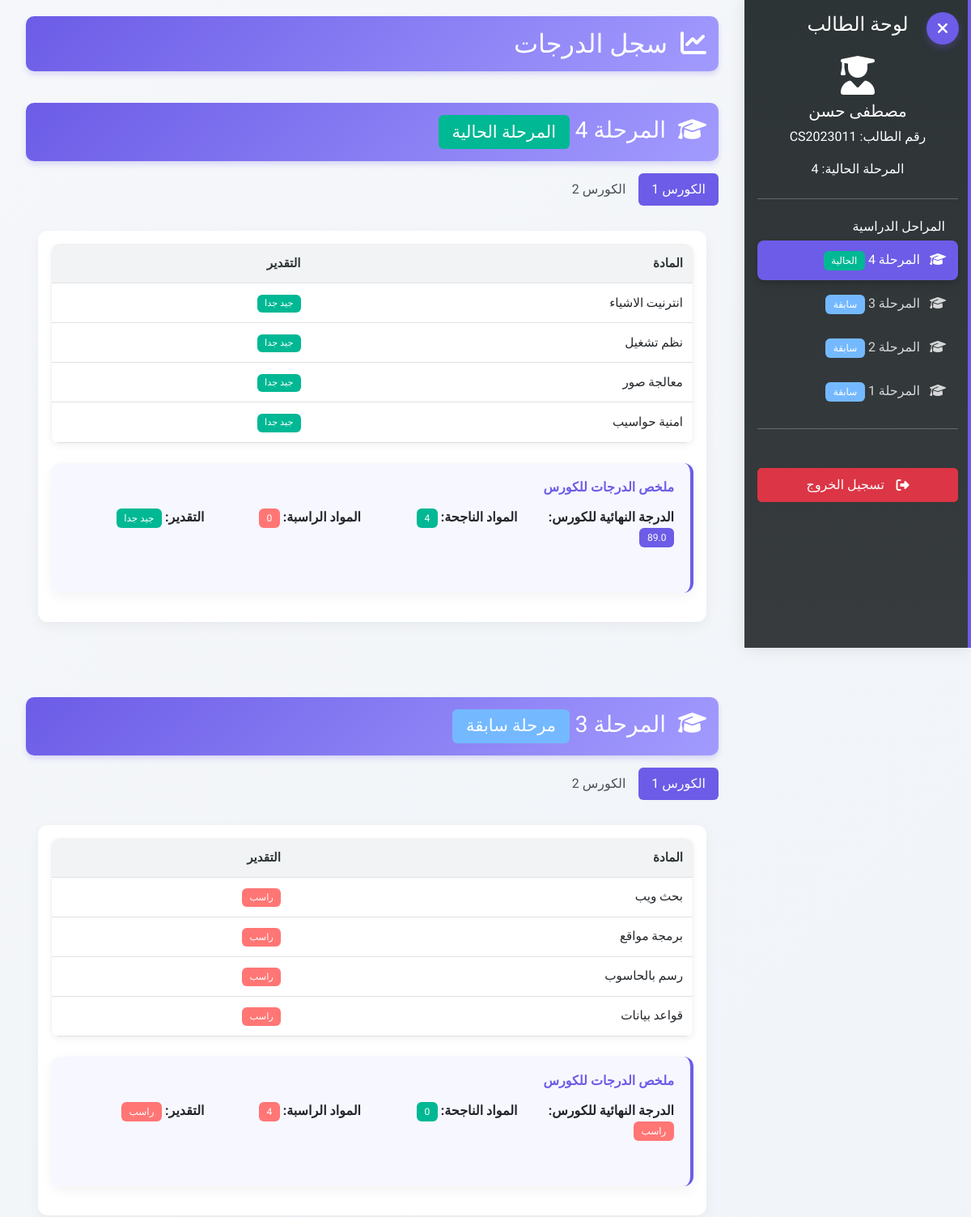
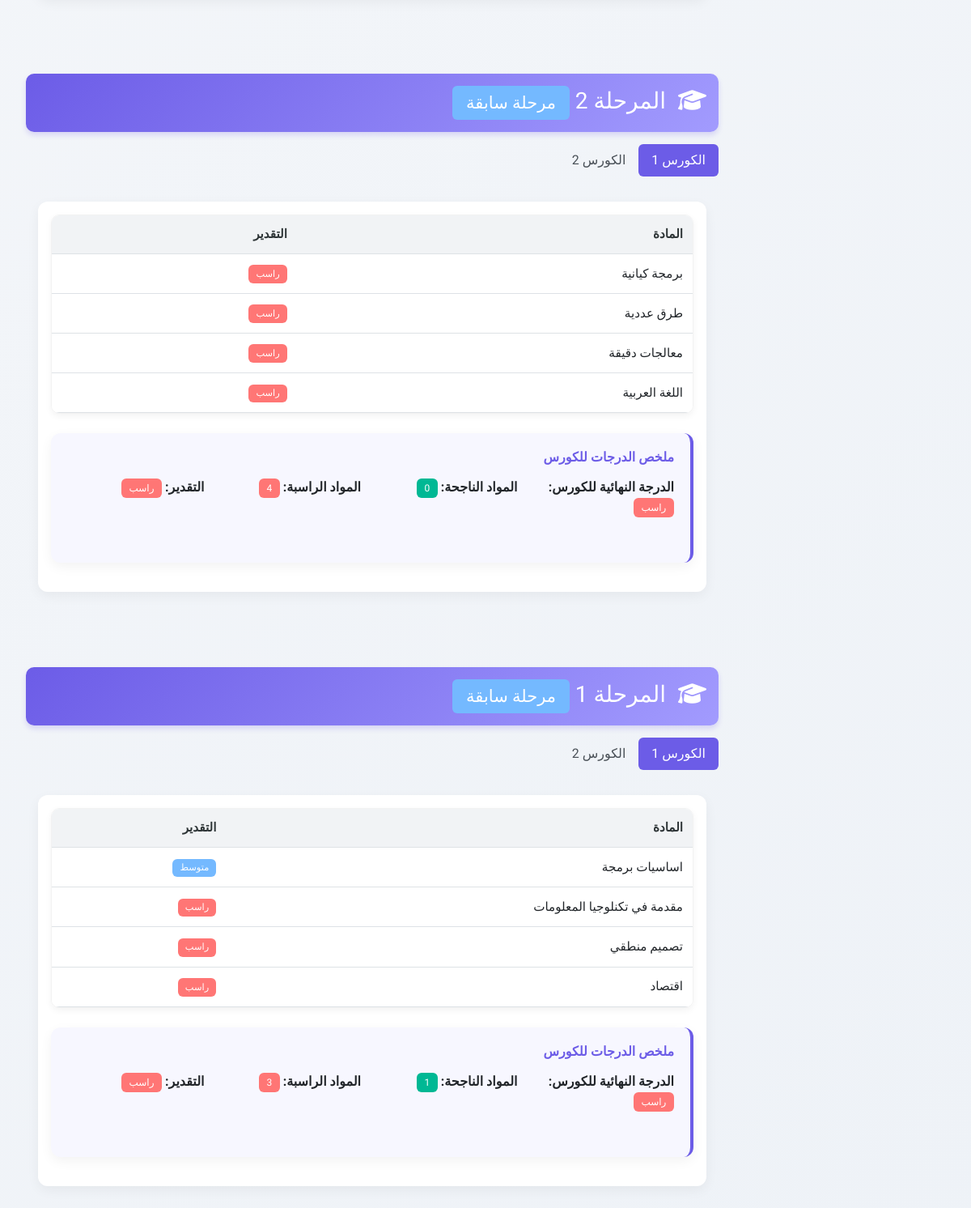
Page /student/dashboard (signed in) on the committed database (2 pictures, top to bottom).
### app.py (models this page shows, shortened)
class User(db.Model, UserMixin):
    id = db.Column(db.Integer, primary_key=True)
    username = db.Column(db.String(100), unique=True, nullable=False)
    password_hash = db.Column(db.String(200), nullable=False)
    name = db.Column(db.String(100), nullable=False)
    user_type = db.Column(db.String(20), nullable=False)  # 'instructor', 'student', 'admin'
    failed_login_attempts = db.Column(db.Integer, default=0)  # عدد محاولات تسجيل الدخول الفاشلة
    is_locked = db.Column(db.Boolean, default=False)  # حالة حساب المستخدم (مقفل أم لا)

class Student(db.Model):
    id = db.Column(db.Integer, primary_key=True)
    user_id = db.Column(db.Integer, db.ForeignKey('user.id'), nullable=False)
    student_id = db.Column(db.String(20), unique=True, nullable=False)
    stage = db.Column(db.Integer, nullable=False)  # 1, 2, 3, or 4
    grades = db.relationship('Grade', backref='student', lazy=True)

class Course(db.Model):
    id = db.Column(db.Integer, primary_key=True)
    name = db.Column(db.String(100), nullable=False)
    stage = db.Column(db.Integer, nullable=False)  # 1, 2, 3, or 4
    semester = db.Column(db.Integer, nullable=False)  # 1 or 2
    units = db.Column(db.Integer, nullable=False)  # between 2-8
    grades = db.relationship('Grade', backref='course', lazy=True)

class Grade(db.Model):
    id = db.Column(db.Integer, primary_key=True)
    student_id = db.Column(db.Integer, db.ForeignKey('student.id'), nullable=False)
    course_id = db.Column(db.Integer, db.ForeignKey('course.id'), nullable=False)
    coursework = db.Column(db.Integer, nullable=False, default=0)  # 0-50
    final_exam = db.Column(db.Integer, nullable=False, default=0)  # 0-50
    decision_marks = db.Column(db.Integer, nullable=False, default=0)  # 0-10
    academic_year = db.Column(db.String(20), nullable=False)
    @property
    def total(self):
        return self.coursework + self.final_exam + self.decision_marks
    @property
    def grade_evaluation(self):
        total = self.total
        if total < 50:
            return "راسب"
        elif total < 60:
            return "مقبول"
        elif total < 70:
            return "متوسط"
        elif total < 80:
            return "جيد"
        elif total < 90:
            return "جيد جدا"
        else:
            return "امتياز"

### app.py (the view)
@app.route('/student/dashboard')
@login_required
def student_dashboard():
    if current_user.user_type != 'student':
        flash('غير مصرح لك بالوصول إلى هذه الصفحة', 'danger')
        return redirect(url_for('login'))
    session['active_page'] = 'student_dashboard'
    student = Student.query.filter_by(user_id=current_user.id).first()
    if not student:
        flash('لم يتم العثور على بيانات الطالب', 'danger')
        return redirect(url_for('login'))
    current_stage = student.stage
    stages = []
    stages.append(current_stage)
    for stage in range(current_stage-1, 0, -1):
        stages.append(stage)
    for stage in range(current_stage+1, 5):
        stages.append(stage)
    semesters = [1, 2]
    all_grades = {}
    stage_gpas = {}  # لتخزين المعدل النهائي لكل مرحلة
    student_info = {
        'name': current_user.name,
        'id': student.student_id,
        'current_stage': current_stage
    }
    for stage in stages:
        all_grades[stage] = {}
        try:
            stage_gpas[stage] = calculate_stage_gpa(student.id, stage)
        except Exception as e:
            app.logger.error(f"خطأ في حساب معدل المرحلة {stage}: {str(e)}")
            stage_gpas[stage] = 0
        for semester in semesters:
            semester_grades = []
            try:
                courses = Course.query.filter_by(stage=stage, semester=semester).all()
                for course in courses:
                    grade = Grade.query.filter_by(student_id=student.id, course_id=course.id).first()
                    if grade:
                        semester_grades.append({
                            'course': course,
                            'grade': grade
                        })
            except Exception as e:
                app.logger.error(f"خطأ في جلب درجات الكورس {semester} للمرحلة {stage}: {str(e)}")
            all_grades[stage][semester] = semester_grades
    return render_template('student_dashboard.html',
                           all_grades=all_grades,
                           stages=stages,
                           semesters=semesters,
                           stage_gpas=stage_gpas,
                           student_info=student_info)

### templates/student_dashboard.html (shortened to what this page needs)
{% extends "base.html" %}
{% block content %}
<div class="sidebar-toggle" title="إخفاء/إظهار القائمة الجانبية">
    <i class="fas fa-bars"></i>
</div>
<div class="sidebar">
    <div class="p-3">
        <h4 class="text-center mb-4">لوحة الطالب</h4>
        <div class="text-center mb-4">
            <i class="fas fa-user-graduate fa-3x mb-2"></i>
            <h5>{{ student_info.name }}</h5>
            <p class="text-white">رقم الطالب: {{ student_info.id }}</p>
            <p class="text-white">المرحلة الحالية: {{ student_info.current_stage }}</p>
        </div>
        <hr>
        <h6 class="sidebar-heading px-3 mt-4 mb-2 text-white">المراحل الدراسية</h6>
        <ul class="nav flex-column" id="stageNav">
            {% for stage in stages %}
            <li class="nav-item">
                <a class="nav-link {% if loop.first %}active{% endif %}" href="#stage{{ stage }}">
                    <i class="fas fa-graduation-cap me-2"></i>
                    المرحلة {{ stage }}
                    {% if stage == student_info.current_stage %}
                    <span class="badge bg-success">الحالية</span>
                    {% elif stage < student_info.current_stage %}
                    <span class="badge bg-info">سابقة</span>
                    {% else %}
                    <span class="badge bg-secondary">قادمة</span>
                    {% endif %}
                </a>
            </li>
            {% endfor %}
        </ul>
        <hr>
        <div class="mt-5">
            <a href="{{ url_for('logout') }}" class="btn btn-danger w-100">
                <i class="fas fa-sign-out-alt me-2"></i>
                تسجيل الخروج
            </a>
        </div>
    </div>
</div>
<div class="content">
    <div class="container-fluid">
        <div class="row mb-4">
            <div class="col-md-12">
                <h2 class="stage-title fade-in">
                    <i class="fas fa-chart-line me-2"></i>
                    سجل الدرجات
                </h2>
            </div>
        </div>
        <div class="slide-in">
            {% for stage in stages %}
                <div id="stage{{ stage }}" class="mb-5">
                    <h3 class="stage-title">
                        <i class="fas fa-graduation-cap me-2"></i>
                        المرحلة {{ stage }}
                        {% if stage == student_info.current_stage %}
                        <span class="badge bg-success">المرحلة الحالية</span>
                        {% elif stage < student_info.current_stage %}
                        <span class="badge bg-info">مرحلة سابقة</span>
                        {% else %}
                        <span class="badge bg-secondary">مرحلة قادمة</span>
                        {% endif %}
                    </h3>
                    <ul class="nav nav-pills mb-3" id="pills-tab-{{ stage }}" role="tablist">
                        {% for semester in semesters %}
                            <li class="nav-item" role="presentation">
                                <button class="nav-link {% if loop.first %}active{% endif %}"
                                        id="pills-semester{{ stage }}-{{ semester }}-tab"
                                        data-bs-toggle="pill"
                                        data-bs-target="#pills-semester{{ stage }}-{{ semester }}"
                                        type="button"
                                        role="tab"
                                        aria-controls="pills-semester{{ stage }}-{{ semester }}"
                                        aria-selected="{% if loop.first %}true{% else %}false{% endif %}">
                                    الكورس {{ semester }}
                                </button>
                            </li>
                        {% endfor %}
                    </ul>
                    <div class="tab-content" id="pills-tabContent-{{ stage }}">
                        {% for semester in semesters %}
                            <div class="tab-pane fade {% if loop.first %}show active{% endif %}"
                                 id="pills-semester{{ stage }}-{{ semester }}"
                                 role="tabpanel"
                                 aria-labelledby="pills-semester{{ stage }}-{{ semester }}-tab">
                                {% if all_grades[stage][semester] %}
                                    <div class="card grade-table">
                                        <div class="card-body">
                                            <div class="table-responsive">
                                                <table class="table table-hover">
                                                    <thead>
                                                        <tr>
                                                            <th>المادة</th>
                                                            <th>التقدير</th>
                                                        </tr>
                                                    </thead>
                                                    <tbody>
                                                        {% for item in all_grades[stage][semester] %}
                                                            <tr>
                                                                <td>{{ item.course.name }}</td>
                                                                <td>
                                                                    <span class="badge {% if item.grade.total < 50 %}bg-danger{% elif item.grade.total < 60 %}bg-warning{% elif item.grade.total < 70 %}bg-info{% elif item.grade.total < 80 %}bg-primary{% elif item.grade.total < 90 %}bg-success{% else %}bg-success{% endif %}">
                                                                        {{ item.grade.grade_evaluation }}
                                                                    </span>
                                                                </td>
                                                            </tr>
                                                        {% endfor %}
                                                    </tbody>
                                                </table>
                                            </div>
                                            {% set total_grades = namespace(value=0) %}
                                            {% set passed_courses = namespace(value=0) %}
                                            {% set failed_courses = namespace(value=0) %}
                                            {% for item in all_grades[stage][semester] %}
                                                {% set total_grades.value = total_grades.value + item.grade.total %}
                                                {% if item.grade.total >= 50 %}
                                                    {% set passed_courses.value = passed_courses.value + 1 %}
                                                {% else %}
                                                    {% set failed_courses.value = failed_courses.value + 1 %}
                                                {% endif %}
                                            {% endfor %}
                                            {% set average_grade = total_grades.value / all_grades[stage][semester]|length if all_grades[stage][semester]|length > 0 else 0 %}
                                            {% set overall_evaluation = '' %}
                                            {% if average_grade < 50 %}
                                                {% set overall_evaluation = 'ضعيف' %}
                                            {% elif average_grade < 60 %}
                                                {% set overall_evaluation = 'مقبول' %}
                                            {% elif average_grade < 70 %}
                                                {% set overall_evaluation = 'متوسط' %}
                                            {% elif average_grade < 80 %}
                                                {% set overall_evaluation = 'جيد' %}
                                            {% elif average_grade < 90 %}
                                                {% set overall_evaluation = 'جيد جدا' %}
                                            {% else %}
                                                {% set overall_evaluation = 'امتياز' %}
                                            {% endif %}
                                            <div class="summary-box mt-3">
                                                <h6 class="mb-3">ملخص الدرجات للكورس</h6>
                                                <div class="row">
                                                    <div class="col-md-3">
                                                        {% if failed_courses.value == 0 %}
                                                        <p><strong>الدرجة النهائية للكورس:</strong> <span class="badge bg-primary">{{ average_grade|round(4) }}</span></p>
                                                        {% else %}
                                                        <p><strong>الدرجة النهائية للكورس:</strong> <span class="badge bg-danger">راسب</span></p>
                                                        {% endif %}
                                                    </div>
                                                    <div class="col-md-3">
                                                        <p><strong>المواد الناجحة:</strong> <span class="badge bg-success">{{ passed_courses.value }}</span></p>
                                                    </div>
                                                    <div class="col-md-3">
                                                        <p><strong>المواد الراسبة:</strong> <span class="badge bg-danger">{{ failed_courses.value }}</span></p>
                                                    </div>
                                                    <div class="col-md-3">
                                                        {% if failed_courses.value == 0 %}
                                                        <p><strong>التقدير:</strong> <span class="badge {% if average_grade < 50 %}bg-danger{% elif average_grade < 60 %}bg-warning{% elif average_grade < 70 %}bg-info{% elif average_grade < 80 %}bg-primary{% elif average_grade < 90 %}bg-success{% else %}bg-success{% endif %}">{{ overall_evaluation }}</span></p>
                                                        {% else %}
                                                        <p><strong>التقدير:</strong> <span class="badge bg-danger">راسب</span></p>
                                                        {% endif %}
                                                    </div>
                                                </div>
                                            </div>
                                        </div>
                                    </div>
                                {% else %}
                                    <div class="alert alert-info">
                                        <i class="fas fa-info-circle me-2"></i>
                                        لا توجد درجات متاحة لهذا الكورس حتى الآن.
                                    </div>
                                {% endif %}
                            </div>
                        {% endfor %}
                    </div>
                </div>
            {% endfor %}
        </div>
    </div>
</div>
{% endblock %}

### templates/base.html (shortened to what this page needs)
<!DOCTYPE html>
<html lang="ar" dir="rtl">
<head>
    <link rel="stylesheet" href="https://cdn.jsdelivr.net/npm/bootstrap@5.3.0/dist/css/bootstrap.rtl.min.css">
    <link rel="stylesheet" href="https://cdnjs.cloudflare.com/ajax/libs/font-awesome/6.4.0/css/all.min.css" />
    <link rel="stylesheet" href="{{ url_for('static', filename='css/custom.css') }}">
    <link rel="stylesheet" href="{{ url_for('static', filename='css/mobile.css') }}">
</head>
<body>
    {% block content %}{% endblock %}
</body>
</html>

### rows in the picture
User: name "مصطفى حسن"
Student: id "CS2023011"
Course: course.name "انترنيت الاشياء"
Grade: grade.grade_evaluation "جيد جدا"
Course: course.name "نظم تشغيل"
Grade: grade.grade_evaluation "جيد جدا"
Course: course.name "معالجة صور"
Grade: grade.grade_evaluation "جيد جدا"
Course: course.name "امنية حواسيب"
Grade: grade.grade_evaluation "جيد جدا"
Course: course.name "بحث ويب"
Grade: grade.grade_evaluation "راسب"
Course: course.name "برمجة مواقع"
Grade: grade.grade_evaluation "راسب"
Course: course.name "رسم بالحاسوب"
Grade: grade.grade_evaluation "راسب"
Course: course.name "قواعد بيانات"
Grade: grade.grade_evaluation "راسب"
Course: course.name "برمجة كيانية"
Grade: grade.grade_evaluation "راسب"
Course: course.name "طرق عددية"
Grade: grade.grade_evaluation "راسب"
Course: course.name "معالجات دقيقة"
Grade: grade.grade_evaluation "راسب"
Course: course.name "اللغة العربية"
Grade: grade.grade_evaluation "راسب"
Course: course.name "اساسيات برمجة"
Grade: grade.grade_evaluation "متوسط"
Course: course.name "مقدمة في تكنلوجيا المعلومات"
Grade: grade.grade_evaluation "راسب"
Course: course.name "تصميم منطقي"
Grade: grade.grade_evaluation "راسب"
Course: course.name "اقتصاد"
Grade: grade.grade_evaluation "راسب"

### other values in the picture
{{ student_info.current_stage }} "4"
{{ stage }} "3" "2" "1"
{{ stage }} "4"
{{ semester }} "1" "2" "1" "2" "1" "2" "1" "2"
{{ average_grade|round(4) }} "89.0"
{{ passed_courses.value }} "4" "0" "0" "1"
{{ failed_courses.value }} "0" "4" "4" "3"
{{ overall_evaluation }} "جيد جدا"
